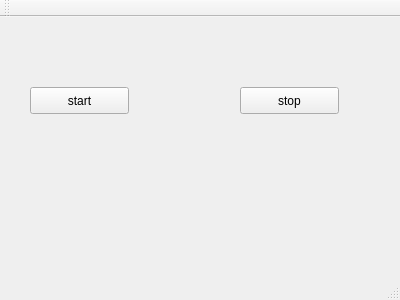
<?xml version="1.0" encoding="UTF-8"?>
<ui version="4.0">
 <class>MainWindow</class>
 <widget class="QMainWindow" name="MainWindow">
  <property name="geometry">
   <rect>
    <x>0</x>
    <y>0</y>
    <width>400</width>
    <height>300</height>
   </rect>
  </property>
  <property name="windowTitle">
   <string>MainWindow</string>
  </property>
  <widget class="QWidget" name="centralWidget">
   <widget class="QPushButton" name="pbn_start">
    <property name="geometry">
     <rect>
      <x>30</x>
      <y>70</y>
      <width>99</width>
      <height>27</height>
     </rect>
    </property>
    <property name="text">
     <string>start</string>
    </property>
   </widget>
   <widget class="QPushButton" name="pbn_stop">
    <property name="geometry">
     <rect>
      <x>240</x>
      <y>70</y>
      <width>99</width>
      <height>27</height>
     </rect>
    </property>
    <property name="text">
     <string>stop</string>
    </property>
   </widget>
  </widget>
  <widget class="QMenuBar" name="menuBar">
   <property name="geometry">
    <rect>
     <x>0</x>
     <y>0</y>
     <width>400</width>
     <height>25</height>
    </rect>
   </property>
  </widget>
  <widget class="QToolBar" name="mainToolBar">
   <attribute name="toolBarArea">
    <enum>TopToolBarArea</enum>
   </attribute>
   <attribute name="toolBarBreak">
    <bool>false</bool>
   </attribute>
  </widget>
  <widget class="QStatusBar" name="statusBar"/>
 </widget>
 <layoutdefault spacing="6" margin="11"/>
 <resources/>
 <connections/>
</ui>
